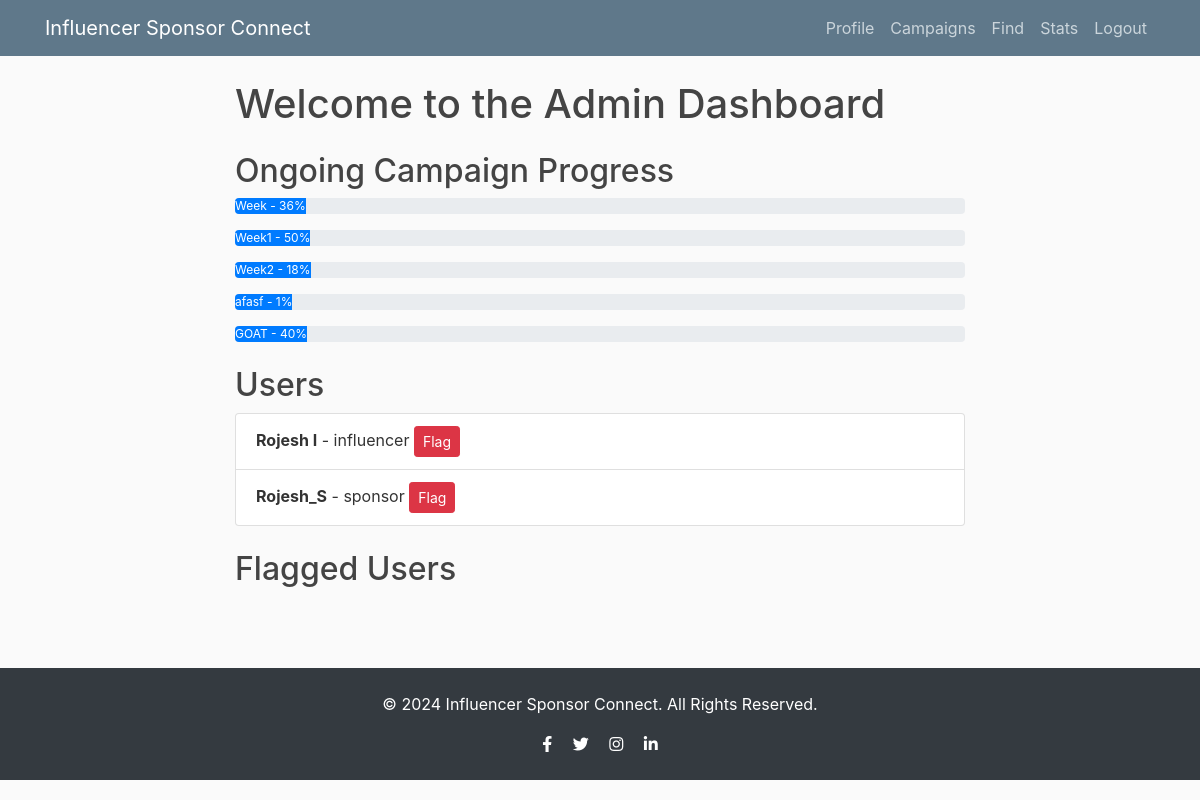
The page /admin_dash (signed in) on the database its author committed.
### Flask/models.py (models this page shows)
class Campaign(db.Model,UserMixin):
    __tablename__ = 'campaigns'
    id = db.Column(db.Integer, primary_key=True)
    user_id = db.Column(db.Integer, db.ForeignKey('user.id'), nullable=False)  # Added user_id
    campaign_name = db.Column(db.String(120), nullable=False)
    category = db.Column(db.String(80))
    budget = db.Column(db.Float)
    status = db.Column(db.String(80))
    products = db.Column(db.String(200))
    goals = db.Column(db.String(200))
    progress = db.Column(db.Integer)
    start_date = db.Column(db.Date)
    end_date = db.Column(db.Date)
    ad_requests = db.relationship('AdRequest', back_populates='campaign', cascade="all, delete-orphan")
    sponsor = db.relationship('User', backref=db.backref('campaigns', lazy=True))

class User(db.Model,UserMixin):
    id = db.Column(db.Integer, primary_key=True)
    username = db.Column(db.String(50), unique=True, nullable=False)
    password = db.Column(db.String(100), nullable=False)
    role = db.Column(db.String(20), nullable=False)  # 'sponsor' or 'influencer' or 'admin'
    company_name = db.Column(db.String(100))  # Only for sponsors
    name = db.Column(db.String(100))  # Only for infl
    category = db.Column(db.String(50))  # For influencers: category
    niche = db.Column(db.String(50))  # For influencers: niche
    reach = db.Column(db.Integer)  # For influencers: reach
    budget = db.Column(db.Float)
    platforms = db.Column(db.String(120))  # Store platforms as comma-separated string
    blacklist = db.Column(db.Boolean(),default=False)

### Flask/routes.py (the view)
@app.route('/admin_dash')
@login_required
def admin_dash():
    users = User.query.filter(~User.flagged.any(),User.role != 'admin').all()
    flagged_users = FlaggedUser.query.all()
    flagged_campaigns = []
    campaigns = Campaign.query.all()
    return render_template('admin_dash.html', users=users, flagged_users=flagged_users, flagged_campaigns=flagged_campaigns, campaigns=campaigns)

### Flask/__init__.py (called while the page is built)
@login_manager.user_loader
def load_user(user_id):
    from Flask.models import User
    return User.query.get(int(user_id))

### Flask/templates/admin_dash.html (shortened to what this page needs)
{% extends "layout.html" %}
{% block content %}
    <h1>Welcome to the Admin Dashboard</h1>
    <div class="my-4">
        <h2>Ongoing Campaign Progress</h2>
        {% for campaign in campaigns %}
            <div class="progress mb-3">
                <div class="progress-bar" role="progressbar" style="width: {{ campaign.progress }}" aria-valuenow="{{ campaign.progress }}" aria-valuemin="0" aria-valuemax="100">
                    {{ campaign.campaign_name }} - {{ campaign.progress }}%
                </div>
            </div>
        {% endfor %}
    </div>
    <div class="my-4">
        <h2>Users</h2>
        <ul class="list-group">
            {% for user in users %}
                <li class="list-group-item">
                    <strong>{{ user.username }}</strong> - {{ user.role }}
                    <form method="post" action="{{ url_for('flag_user', user_id=user.id) }}" style="display:inline;">
                        <button type="submit" class="btn btn-danger btn-sm">Flag</button>
                    </form>
                </li>
            {% endfor %}
        </ul>
    </div>
    <div class="my-4">
        <h2>Flagged Users</h2>
    </div>
{% endblock %}

### Flask/static/main.css (style rules this page uses)
body { background: #fafafa; color: #333333; margin-top: 5rem; }
h1, h2, h3, h4, h5, h6 { color: #444444; }

### rows shown on the page
Campaign: campaign_name "Week", progress "36"
Campaign: campaign_name "Week1", progress "50"
Campaign: campaign_name "Week2", progress "18"
Campaign: campaign_name "afasf", progress "1"
Campaign: campaign_name "GOAT", progress "40"
User: username "Rojesh I", role "influencer"
User: username "Rojesh_S", role "sponsor"
